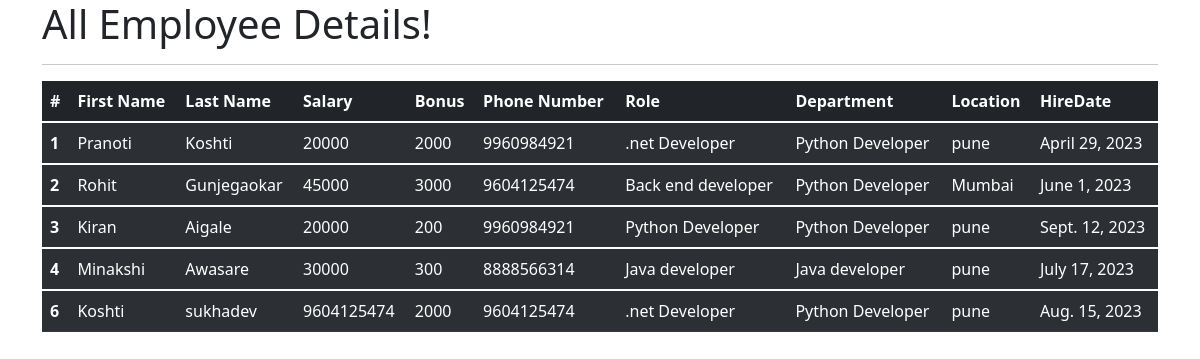
The app's page /all_emp with its own data.
### emp_app/models.py (models this page shows, shortened)
class Employee(models.Model):
    first_name=models.CharField(max_length=100,null=False)
    last_name=models.CharField(max_length=100)
    dept=models.ForeignKey(Department,on_delete=models.CASCADE)
    salary=models.IntegerField(default=0)
    bonus=models.IntegerField(default=0)
    role=models.ForeignKey(Role,on_delete=models.CASCADE)
    phone=models.IntegerField(default=0)
    hire_date=models.DateField()
    def __str__(self):
        return "%s %s %s" %(self.first_name,self.last_name,self.phone)

class Role(models.Model):
    name=models.CharField(max_length=100,null=False)

class Department(models.Model):
    name=models.CharField(max_length=100,null=False)
    location=models.CharField(max_length=100)

### emp_app/views.py (the view)
# urls.py: path('all_emp',views.all_emp,name='all_emp'),
def all_emp(request):
    emps=Employee.objects.all()
    context={
        'emps':emps
    }
    print(context)
    return render(request,'all_emp.html',context)

### emp_app/templates/all_emp.html (shortened to what this page needs)
<!doctype html>
<html lang="en">
  <head>
    <link href="https://cdn.jsdelivr.net/npm/bootstrap@5.1.3/dist/css/bootstrap.min.css" rel="stylesheet">
  </head>
  <body>
    <div class="container">
        <h1>All Employee Details!</h1>
        <hr>
        <table class="table table-dark table-striped">
            <thead>
              <tr>
                <th scope="col">#</th>
                <th scope="col">First Name</th>
                <th scope="col">Last Name</th>
                <th scope="col">Salary</th>
                <th scope="col">Bonus</th>
                <th scope="col">Phone Number</th>
                <th scope="col">Role</th>
                <th scope="col">Department</th>
                <th scope="col">Location</th>
                <th scope="col">HireDate</th>
              </tr>
            </thead>
            {% for emp in emps %}
            <tbody>
              <tr>
                <th scope="row">{{emp.id}}</th>
                <td>{{emp.first_name}}</td>
                <td>{{emp.last_name}}</td>
                <td>{{emp.salary}}</td>
                <td>{{emp.bonus}}</td>
                <td>{{emp.phone}}</td>
                <td>{{emp.role.name}}</td>
                <td>{{emp.dept.name}}</td>
                <td>{{emp.dept.location}}</td>
                <td>{{emp.hire_date}}</td>
              </tr>
            </tbody>
            {% endfor %}
          </table>
    </div>
  </body>
</html>

### records on screen
Employee: id "1", first_name "Pranoti", last_name "Koshti", salary "20000", bonus "2000", phone "9960984921", role.name ".net Developer", dept.name "Python Developer", dept.location "pune", hire_date "April 29, 2023"
Employee: id "2", first_name "Rohit", last_name "Gunjegaokar", salary "45000", bonus "3000", phone "9604125474", role.name "Back end developer", dept.name "Python Developer", dept.location "Mumbai", hire_date "June 1, 2023"
Employee: id "3", first_name "Kiran", last_name "Aigale", salary "20000", bonus "200", phone "9960984921", role.name "Python Developer", dept.name "Python Developer", dept.location "pune", hire_date "Sept. 12, 2023"
Employee: id "4", first_name "Minakshi", last_name "Awasare", salary "30000", bonus "300", phone "8888566314", role.name "Java developer", dept.name "Java developer", dept.location "pune", hire_date "July 17, 2023"
Employee: id "6", first_name "Koshti", last_name "sukhadev", salary "9604125474", bonus "2000", phone "9604125474", role.name ".net Developer", dept.name "Python Developer", dept.location "pune", hire_date "Aug. 15, 2023"
